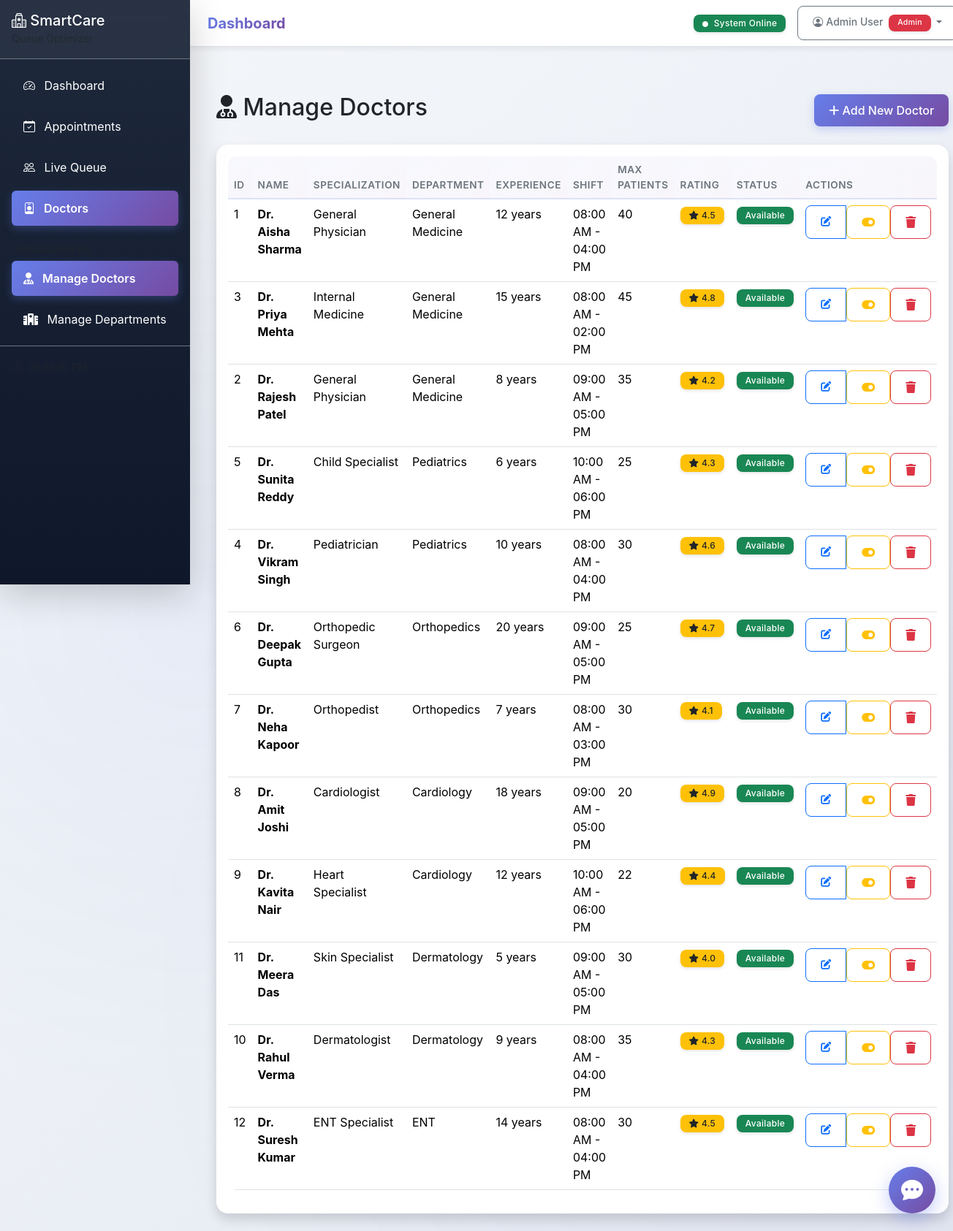
The app's page /admin/manage/doctors (signed in) with its own data.
### app/models/user.py (models this page shows, shortened)
class User(UserMixin, db.Model):
    __tablename__ = "users"
    id = db.Column(db.Integer, primary_key=True)
    name = db.Column(db.String(150), nullable=False)
    email = db.Column(db.String(120), unique=True, nullable=False, index=True)
    phone = db.Column(db.String(15), nullable=True)
    password_hash = db.Column(db.String(255), nullable=False)
    role = db.Column(db.String(20), nullable=False, default="user")  # user, admin
    is_active = db.Column(db.Boolean, default=True)
    is_verified = db.Column(db.Boolean, default=False)
    created_at = db.Column(db.DateTime, default=datetime.utcnow)
    last_login = db.Column(db.DateTime, nullable=True)
    patient_id = db.Column(db.Integer, db.ForeignKey("patients.id"), nullable=True)
    patient = db.relationship("Patient", backref="user_account", uselist=False)
    def is_admin(self):
        return self.role == "admin"

### app/models/models.py (models this page shows, shortened)
class Doctor(db.Model):
    __tablename__ = "doctors"
    id = db.Column(db.Integer, primary_key=True)
    name = db.Column(db.String(150), nullable=False)
    specialization = db.Column(db.String(100), nullable=False)
    department_id = db.Column(db.Integer, db.ForeignKey("departments.id"), nullable=False)
    experience_years = db.Column(db.Integer, default=0)
    avg_consultation_min = db.Column(db.Integer, default=15)
    max_patients_per_day = db.Column(db.Integer, default=40)
    is_available = db.Column(db.Boolean, default=True)
    shift_start = db.Column(db.Time, default=time(8, 0))
    shift_end = db.Column(db.Time, default=time(17, 0))
    rating = db.Column(db.Float, default=4.0)
    appointments = db.relationship("Appointment", backref="doctor", lazy="dynamic")

class Department(db.Model):
    __tablename__ = "departments"
    id = db.Column(db.Integer, primary_key=True)
    name = db.Column(db.String(100), nullable=False, unique=True)
    floor = db.Column(db.Integer, default=1)
    max_capacity = db.Column(db.Integer, default=50)
    avg_consultation_min = db.Column(db.Integer, default=15)
    is_active = db.Column(db.Boolean, default=True)
    doctors = db.relationship("Doctor", backref="department", lazy="dynamic")
    appointments = db.relationship("Appointment", backref="department", lazy="dynamic")

### app/routes/admin_management.py (the view)
@admin_mgmt_bp.route('/doctors')
@admin_required
def list_doctors():
    doctors = Doctor.query.order_by(Doctor.department_id, Doctor.name).all()
    return render_template('admin/doctors_list.html', doctors=doctors)

### app/services/auth_service.py (called while the page is built)
def admin_required(f):
    @wraps(f)
    def decorated_function(*args, **kwargs):
        if not current_user.is_authenticated:
            flash('Please login to access this page.', 'warning')
            return redirect(url_for('auth.login'))
        if not current_user.is_admin():
            flash('Access denied. Admin privileges required.', 'danger')
            return redirect(url_for('patient_portal.home'))
        return f(*args, **kwargs)
    return decorated_function

### app/templates/admin/doctors_list.html (shortened to what this page needs)
{% extends "base.html" %}
{% block content %}
<div class="container-fluid mt-4">
    <div class="d-flex justify-content-between align-items-center mb-4">
        <h2><i class="fas fa-user-md"></i> Manage Doctors</h2>
        <a href="{{ url_for('admin_mgmt.add_doctor') }}" class="btn btn-primary">
            <i class="fas fa-plus"></i> Add New Doctor
        </a>
    </div>
    {% if doctors %}
    <div class="card shadow">
        <div class="card-body">
            <div class="table-responsive">
                <table class="table table-hover">
                    <thead class="table-light">
                        <tr>
                            <th>ID</th>
                            <th>Name</th>
                            <th>Specialization</th>
                            <th>Department</th>
                            <th>Experience</th>
                            <th>Shift</th>
                            <th>Max Patients</th>
                            <th>Rating</th>
                            <th>Status</th>
                            <th>Actions</th>
                        </tr>
                    </thead>
                    <tbody>
                        {% for doctor in doctors %}
                        <tr>
                            <td>{{ doctor.id }}</td>
                            <td><strong>Dr. {{ doctor.name }}</strong></td>
                            <td>{{ doctor.specialization }}</td>
                            <td>{{ doctor.department.name }}</td>
                            <td>{{ doctor.experience_years }} years</td>
                            <td>{{ doctor.shift_start.strftime('%I:%M %p') }} - {{ doctor.shift_end.strftime('%I:%M %p') }}</td>
                            <td>{{ doctor.max_patients_per_day }}</td>
                            <td>
                                <span class="badge bg-warning text-dark">
                                    <i class="fas fa-star"></i> {{ "%.1f"|format(doctor.rating) }}
                                </span>
                            </td>
                            <td>
                                {% if doctor.is_available %}
                                <span class="badge bg-success">Available</span>
                                {% else %}
                                <span class="badge bg-secondary">Unavailable</span>
                                {% endif %}
                            </td>
                            <td>
                                <div class="btn-group btn-group-sm" role="group">
                                    <a href="{{ url_for('admin_mgmt.edit_doctor', doctor_id=doctor.id) }}"
                                       class="btn btn-outline-primary" title="Edit">
                                        <i class="fas fa-edit"></i>
                                    </a>
                                    <form method="POST" action="{{ url_for('admin_mgmt.toggle_doctor_availability', doctor_id=doctor.id) }}"
                                          style="display: inline;">
                                        <button type="submit" class="btn btn-outline-warning" title="Toggle Availability">
                                            <i class="fas fa-toggle-on"></i>
                                        </button>
                                    </form>
                                    <form method="POST" action="{{ url_for('admin_mgmt.delete_doctor', doctor_id=doctor.id) }}"
                                          onsubmit="return confirm('Are you sure you want to delete Dr. {{ doctor.name }}?');"
                                          style="display: inline;">
                                        <button type="submit" class="btn btn-outline-danger" title="Delete">
                                            <i class="fas fa-trash"></i>
                                        </button>
                                    </form>
                                </div>
                            </td>
                        </tr>
                        {% endfor %}
                    </tbody>
                </table>
            </div>
        </div>
    </div>
    {% else %}
    <div class="alert alert-info">
        <i class="fas fa-info-circle"></i> No doctors found. <a href="{{ url_for('admin_mgmt.add_doctor') }}">Add your first doctor</a>
    </div>
    {% endif %}
</div>
{% endblock %}

### app/templates/base.html (shortened to what this page needs)
<!DOCTYPE html>
<html lang="en" data-bs-theme="light">
<head>
    <link href="https://cdn.jsdelivr.net/npm/bootstrap@5.3.2/dist/css/bootstrap.min.css" rel="stylesheet">
    <link href="https://cdn.jsdelivr.net/npm/bootstrap-icons@1.11.2/font/bootstrap-icons.css" rel="stylesheet">
    <link rel="stylesheet" href="https://cdnjs.cloudflare.com/ajax/libs/font-awesome/6.4.0/css/all.min.css">
    <link href="{{ url_for('static', filename='css/style.css') }}" rel="stylesheet">
</head>
<body>
    {% if current_user.is_authenticated %}
    <div class="d-flex">
        <nav class="sidebar bg-dark text-white">
            <div class="sidebar-header p-3 border-bottom border-secondary">
                <h5 class="mb-0">
                    <i class="bi bi-hospital"></i> SmartCare
                </h5>
                <small class="text-muted">Queue Optimizer</small>
            </div>
            <ul class="nav flex-column p-2">
                {% if current_user.is_admin() %}
                <li class="nav-item">
                    <a class="nav-link text-white {% if request.endpoint == 'dashboard.index' %}active bg-primary rounded{% endif %}"
                       href="{{ url_for('dashboard.index') }}">
                        <i class="bi bi-speedometer2 me-2"></i> Dashboard
                    </a>
                </li>
                <li class="nav-item">
                    <a class="nav-link text-white {% if 'appointments' in request.endpoint|default('') %}active bg-primary rounded{% endif %}"
                       href="{{ url_for('appointments.list_appointments') }}">
                        <i class="bi bi-calendar-check me-2"></i> Appointments
                    </a>
                </li>
                <li class="nav-item">
                    <a class="nav-link text-white {% if 'queue' in request.endpoint|default('') %}active bg-primary rounded{% endif %}"
                       href="{{ url_for('queue.view_queue') }}">
                        <i class="bi bi-people me-2"></i> Live Queue
                    </a>
                </li>
                <li class="nav-item">
                    <a class="nav-link text-white {% if 'doctors' in request.endpoint|default('') %}active bg-primary rounded{% endif %}"
                       href="{{ url_for('doctors.list_doctors') }}">
                        <i class="bi bi-person-badge me-2"></i> Doctors
                    </a>
                </li>
                <li class="nav-item mt-3">
                    <small class="text-muted px-3">MANAGEMENT</small>
                </li>
                <li class="nav-item">
                    <a class="nav-link text-white {% if 'admin_mgmt.list_doctors' in request.endpoint|default('') %}active bg-primary rounded{% endif %}"
                       href="{{ url_for('admin_mgmt.list_doctors') }}">
                        <i class="fas fa-user-md me-2"></i> Manage Doctors
                    </a>
                </li>
                <li class="nav-item">
                    <a class="nav-link text-white {% if 'admin_mgmt.list_departments' in request.endpoint|default('') %}active bg-primary rounded{% endif %}"
                       href="{{ url_for('admin_mgmt.list_departments') }}">
                        <i class="fas fa-hospital me-2"></i> Manage Departments
                    </a>
                </li>
                {% endif %}
            </ul>
            <div class="p-3 mt-auto border-top border-secondary">
                <small class="text-muted">
                    <i class="bi bi-clock me-1"></i>
                    <span id="live-clock"></span>
                </small>
            </div>
        </nav>
        <main class="main-content flex-grow-1">
            <div class="topbar bg-white border-bottom px-4 py-2 d-flex justify-content-between align-items-center">
                <h5 class="mb-0">{% block page_title %}Dashboard{% endblock %}</h5>
                <div class="d-flex align-items-center gap-3">
                    <span class="badge bg-success">
                        <i class="bi bi-circle-fill me-1" style="font-size:8px"></i> System Online
                    </span>
                    <div class="dropdown">
                        <button class="btn btn-sm btn-outline-secondary dropdown-toggle" type="button" data-bs-toggle="dropdown">
                            <i class="bi bi-person-circle me-1"></i>{{ current_user.name }}
                            {% if current_user.is_admin() %}
                            <span class="badge bg-danger ms-1">Admin</span>
                            {% endif %}
                        </button>
                    </div>
                </div>
            </div>
            <div class="px-4 pt-3">
            </div>
            <div class="p-4">
                {% block content %}{% endblock %}
            </div>
        </main>
    </div>
    {% endif %}
    <div class="chatbot-container">
        <button class="chatbot-button" id="chatbot-button" title="Chat with us">
            <i class="bi bi-chat-dots-fill"></i>
        </button>
    </div>
</body>
</html>

### records on screen
User: name "Admin User"
Doctor: id "1", name "Aisha Sharma", specialization "General Physician", department.name "General Medicine", experience_years "12", shift_start "08:00 AM", shift_end "04:00 PM", max_patients_per_day "40", rating "4.5", is_available "Available"
Doctor: id "3", name "Priya Mehta", specialization "Internal Medicine", department.name "General Medicine", experience_years "15", shift_start "08:00 AM", shift_end "02:00 PM", max_patients_per_day "45", rating "4.8", is_available "Available"
Doctor: id "2", name "Rajesh Patel", specialization "General Physician", department.name "General Medicine", experience_years "8", shift_start "09:00 AM", shift_end "05:00 PM", max_patients_per_day "35", rating "4.2", is_available "Available"
Doctor: id "5", name "Sunita Reddy", specialization "Child Specialist", department.name "Pediatrics", experience_years "6", shift_start "10:00 AM", shift_end "06:00 PM", max_patients_per_day "25", rating "4.3", is_available "Available"
Doctor: id "4", name "Vikram Singh", specialization "Pediatrician", department.name "Pediatrics", experience_years "10", shift_start "08:00 AM", shift_end "04:00 PM", max_patients_per_day "30", rating "4.6", is_available "Available"
Doctor: id "6", name "Deepak Gupta", specialization "Orthopedic Surgeon", department.name "Orthopedics", experience_years "20", shift_start "09:00 AM", shift_end "05:00 PM", max_patients_per_day "25", rating "4.7", is_available "Available"
Doctor: id "7", name "Neha Kapoor", specialization "Orthopedist", department.name "Orthopedics", experience_years "7", shift_start "08:00 AM", shift_end "03:00 PM", max_patients_per_day "30", rating "4.1", is_available "Available"
Doctor: id "8", name "Amit Joshi", specialization "Cardiologist", department.name "Cardiology", experience_years "18", shift_start "09:00 AM", shift_end "05:00 PM", max_patients_per_day "20", rating "4.9", is_available "Available"
Doctor: id "9", name "Kavita Nair", specialization "Heart Specialist", department.name "Cardiology", experience_years "12", shift_start "10:00 AM", shift_end "06:00 PM", max_patients_per_day "22", rating "4.4", is_available "Available"
Doctor: id "11", name "Meera Das", specialization "Skin Specialist", department.name "Dermatology", experience_years "5", shift_start "09:00 AM", shift_end "05:00 PM", max_patients_per_day "30", rating "4.0", is_available "Available"
Doctor: id "10", name "Rahul Verma", specialization "Dermatologist", department.name "Dermatology", experience_years "9", shift_start "08:00 AM", shift_end "04:00 PM", max_patients_per_day "35", rating "4.3", is_available "Available"
Doctor: id "12", name "Suresh Kumar", specialization "ENT Specialist", department.name "ENT", experience_years "14", shift_start "08:00 AM", shift_end "04:00 PM", max_patients_per_day "30", rating "4.5", is_available "Available"
